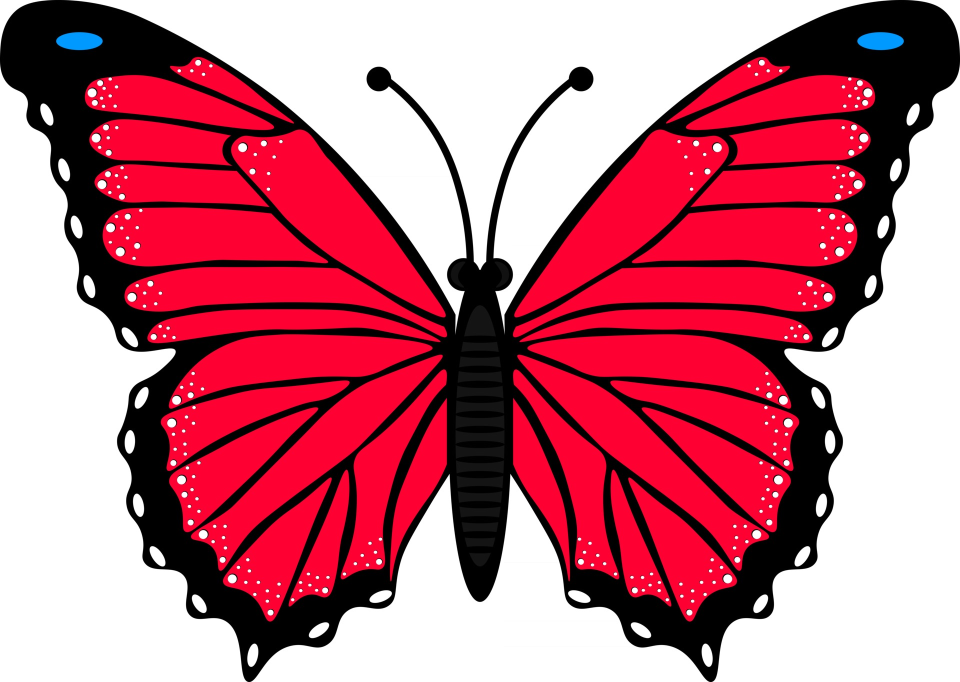
#> input picture input.jpg, 1920 x 1364 px, found by its file name (shown at 1/2 size)
$ python pixel.py
#> lines starting #> are read from the running program, lines starting #| are printed output that depends on the picture
from PIL import Image
import numpy as np
import os

def encrypt_image(input_path, output_path, key):
#> called with key = 12345
    try:
        # Print the current working directory
        print("Current Working Directory: ", os.getcwd())
        print("Directory Listing: ", os.listdir(os.getcwd()))

        # Open the input image
        img = Image.open(input_path)
#> img is the input picture: PIL image 1920x1364 RGB; mean R, G, B 191.5, 111.7, 127.6
        pixels = np.array(img)

        # Encrypt by swapping pixels
        np.random.seed(key)
        flat_pixels = pixels.flatten()
        indices = np.arange(len(flat_pixels))
        np.random.shuffle(indices)
        encrypted_pixels = flat_pixels[indices].reshape(pixels.shape)
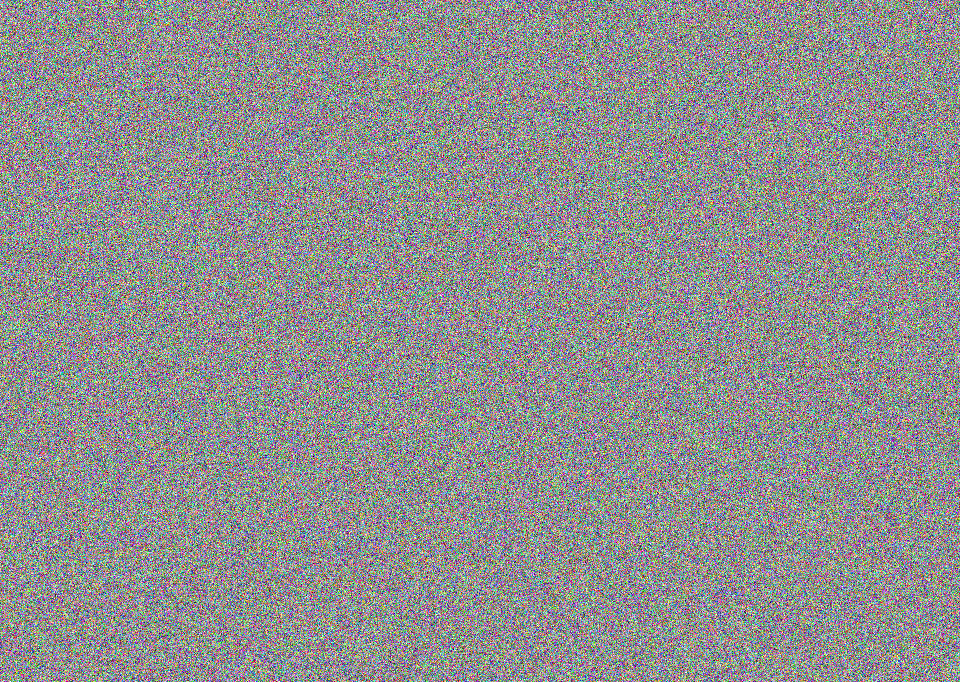
#> encrypted_pixels: shape (1364, 1920, 3) (shown at 1/2 size); mean R, G, B 143.6, 143.6, 143.6

        # Save the encrypted image
        encrypted_img = Image.fromarray(encrypted_pixels.astype('uint8'))
        encrypted_img.save(output_path)
        print(f"Image encrypted and saved to {output_path}")
    except FileNotFoundError:
        print(f"File not found: {input_path}")
    except Exception as e:
        print(f"An error occurred: {e}")

def decrypt_image(input_path, output_path, key):
    try:
        # Open the encrypted image
        img = Image.open(input_path)
        pixels = np.array(img)

        # Decrypt by reversing the pixel swap
        np.random.seed(key)
        flat_pixels = pixels.flatten()
        indices = np.arange(len(flat_pixels))
        np.random.shuffle(indices)

        decrypted_pixels = np.empty_like(flat_pixels)
        decrypted_pixels[indices] = flat_pixels
        decrypted_pixels = decrypted_pixels.reshape(pixels.shape)

        # Save the decrypted image
        decrypted_img = Image.fromarray(decrypted_pixels.astype('uint8'))
        decrypted_img.save(output_path)
        print(f"Image decrypted and saved to {output_path}")
    except FileNotFoundError:
        print(f"File not found: {input_path}")
    except Exception as e:
        print(f"An error occurred: {e}")

# Example usage
key = 12345
input_image_path = 'C:\\Users\\RISHI\\Desktop\\prodigyintern\\task-2\\input.jpg'
encrypted_image_path = 'C:\\Users\\RISHI\\Desktop\\prodigyintern\\task-2\\encrypted_image.png'
decrypted_image_path = 'C:\\Users\\RISHI\\Desktop\\prodigyintern\\task-2\\decrypted_image.png'

encrypt_image(input_image_path, encrypted_image_path, key)
decrypt_image(encrypted_image_path, decrypted_image_path, key)
